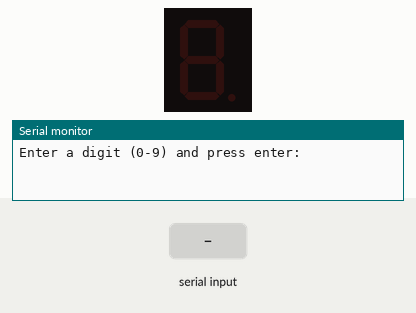
Recording of a sketch running on a simulated Arduino Uno, built with avr-gcc and run on an emulated ATmega328P. On the bench: 1-digit seven-segment display, the last lines printed to the serial monitor. Wiring (inferred from the names in the program): 1-digit 7-segment display, segments lit when HIGH: segments pin 2, pin 3, pin 4, pin 5, pin 6, pin 7, pin 8. The test bench sets the inputs (shaded band). The segment pins are drawn as the display they are named for.

Above: at 1.2 s.
1.3 s: "90,45\n" received over Serial
At 2.1 s:
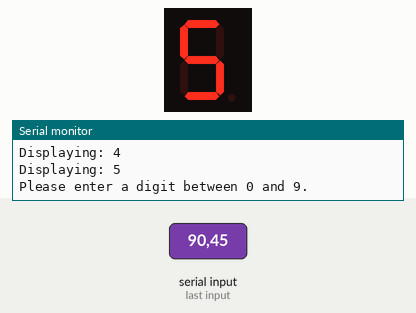
2.8 s: "30,150\n" received over Serial
At 3.3 s:
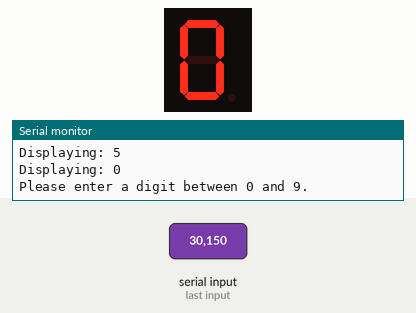
4.3 s: "200\n" received over Serial
5.8 s: "5\n" received over Serial
At 6.3 s:
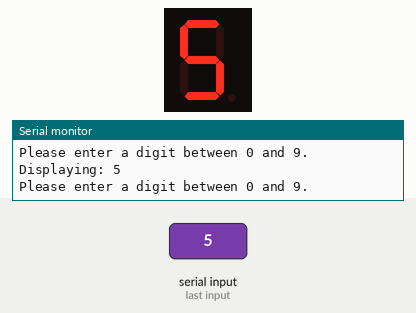
7.3 s: "90\n" received over Serial
At 8.6 s:
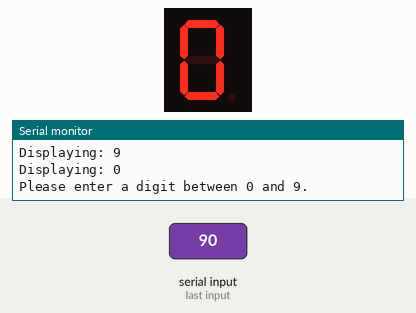
Timing chart, 0 to 9.8 s (numbered marks = the images above; inputs shaded):
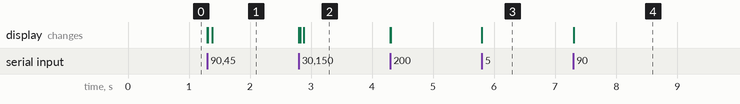

Measured:
- after the input at 1.3 s, the display: first changes at once (image 1 shows a later state)
- after the input at 2.8 s, the display: first changes at once (image 2 shows a later state)
- after the input at 5.8 s, the display: changes at once (image 3)
- after the input at 7.3 s, the display: first changes at once (image 4 shows a later state)

The sketch:

_7-segmentDisplayUsingLEDs.ino
```cpp
//assigined a Arduino pin for each segment
const int segmentPins[7] = {2, 3, 4, 5, 6, 7, 8};

// Digit definitions for common cathode 7-segment display
// Each sub-array corresponds to the segments a, b, c, d, e, f, g and their corresponding behavior
// A value of HIGH will light the LED and LOW will turn the LED off
const int digits[10][7] = {
  // the order of this is segmet wise {a, b, c, d, e, f, g}
  {HIGH, HIGH, HIGH, HIGH, HIGH, HIGH, LOW},// 0
  {LOW, HIGH, HIGH, LOW, LOW, LOW, LOW},// 1
  {HIGH, HIGH, LOW, HIGH, HIGH, LOW, HIGH},// 2
  {HIGH, HIGH, HIGH, HIGH, LOW, LOW, HIGH},// 3
  {LOW, HIGH, HIGH, LOW, LOW, HIGH, HIGH},// 4
  {HIGH, LOW, HIGH, HIGH, LOW, HIGH, HIGH},// 5
  {HIGH, LOW, HIGH, HIGH, HIGH, HIGH, HIGH},// 6
  {HIGH, HIGH, HIGH, LOW, LOW, LOW, LOW},// 7
  {HIGH, HIGH, HIGH, HIGH, HIGH, HIGH, HIGH},// 8
  {HIGH, HIGH, HIGH, HIGH, LOW, HIGH, HIGH}// 9
};

void setup() {
  // Initializing each segment pin as an OUTPUT.
  for (int i = 0; i < 7; i++){
    pinMode(segmentPins[i], OUTPUT);
  }

  // Initializing Serial communication at 9600 baud.
  Serial.begin(9600);
  Serial.println("Enter a digit (0-9) and press enter:");
}

void loop() {
  // Checking if there is Serial input.
  if (Serial.available() > 0) {
    // Reading the incoming byte as a character and converting it to a integer.
    int digit = Serial.read() - '0';

    // Validating weather the input is a digit between 0 and 9 or not
    if (digit >= 0 && digit <= 9) {
      displayDigit(digit);
      Serial.print("Displaying: ");
      Serial.println(digit);
    } else {
      Serial.println("Please enter a digit between 0 and 9.");
    }
  }
}

// Function to update the LED segments based on the digit provided.
void displayDigit(int digit) {
  for (int i = 0; i < 7; i++){
    digitalWrite(segmentPins[i], digits[digit][i]); // each pin is set to HIGH or LOW based on the previously set values for each digit
    // goes to the digits array and goes to the row corresponding to the digit entered
    // then in that row all the pins behavior is pre defined
    // now just iterating on that row and setting all the pins to their respective expected behaviour
  }
}
```
